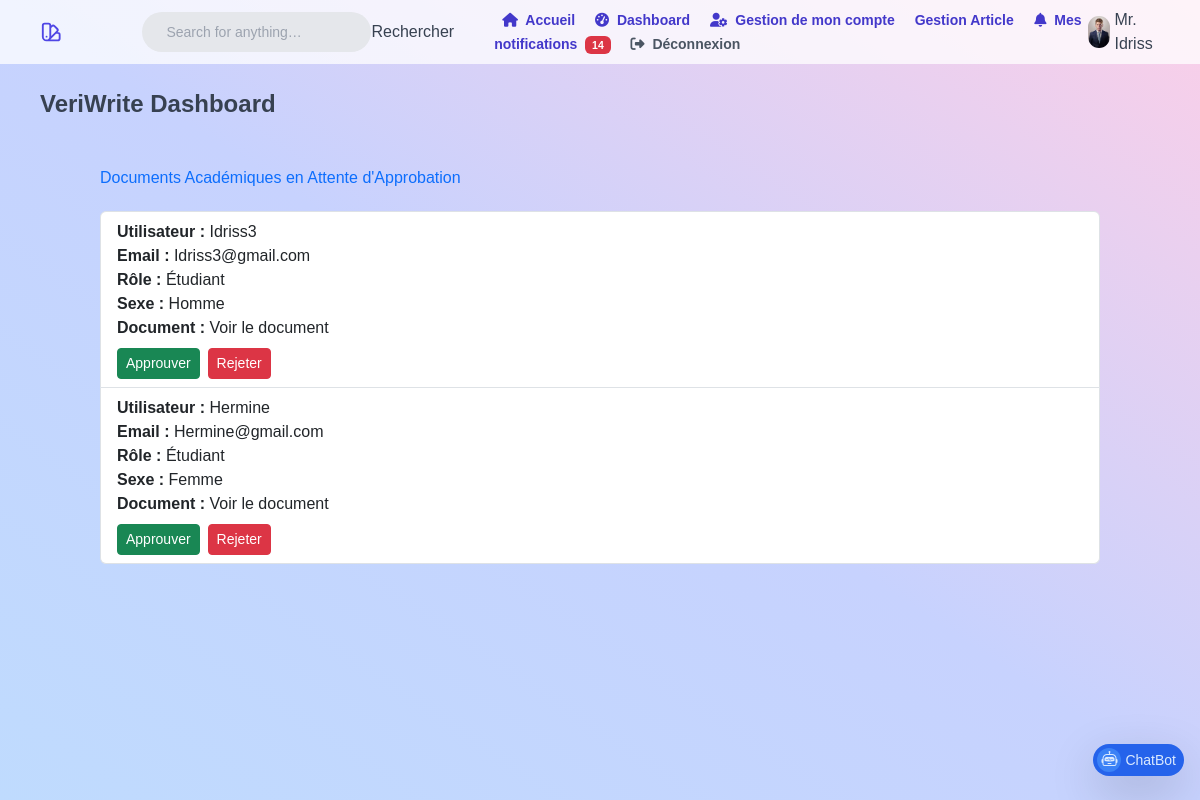
/documents_academiques/ (signed in), run on the app's committed database.
### users/models.py (models this page shows)
class Utilisateur(AbstractUser):
    ROLE_CHOICES = (
        ('etudiant', 'Étudiant'),
        ('auteur_certifie', 'Auteur Certifié'),
        ('editeur', 'Éditeur'),
        ('admin', 'Admin'),
    )
    SEX_CHOICES = [
        ('Homme', 'Homme'),
        ('Femme', 'Femme'),
        ('Autre', 'Autre'),
    ]
    image = models.ImageField(upload_to='images/',  blank=True, null=True)
    role = models.CharField(max_length=20, choices=ROLE_CHOICES)
    sex = models.CharField(max_length=30, choices=SEX_CHOICES, null=True, blank=True)
    email = models.EmailField(unique=True)
    is_approved = models.BooleanField(null=True, default=None)  # null: en cours de vérification
    has_verified_identity = models.BooleanField(default=False)

class DocumentAcademique(models.Model):
    utilisateur = models.ForeignKey(Utilisateur, on_delete=models.CASCADE)
    document = models.FileField(upload_to='documents_academiques/')
    est_approuve = models.BooleanField(null=True, default=None)  # null: en attente, False: rejeté

### users/views.py (the view)
# urls.py: path('documents_academiques/', views.liste_documents_a_approuver, name='liste_documents_a_approuver'),
@login_required
def liste_documents_a_approuver(request):
    if request.user.role == 'admin' or request.user.role == 'editeur':
        documents = DocumentAcademique.objects.filter(est_approuve=None)
        return render(request, 'liste_documents_a_approuver.html', {'documents': documents})
    else:
        return redirect('accueil')

### users/context_processors.py (called while the page is built)
def Notification_non_lue(request):
    if request.user.is_authenticated:
        return {
            'Notification_non_lue': Notification.objects.filter(destinataire=request.user, est_lu=False).count()
        }
    return {}

### users/templates/liste_documents_a_approuver.html (shortened to what this page needs)
{% extends 'index.html' %}
{% load static %}
{% block content %}
<div class="container mt-5">
    <h2 class="text-primary">Documents Académiques en Attente d'Approbation</h2>
    <ul class="list-group mt-4">
        {% for document in documents %}
        <li class="list-group-item d-flex flex-column">
            <div>
                <strong>Utilisateur :</strong> {{ document.utilisateur.username }} <br>
                <strong>Email :</strong> {{ document.utilisateur.email }} <br>
                <strong>Rôle :</strong> {{ document.utilisateur.get_role_display }} <br>
                <strong>Sexe :</strong> {{ document.utilisateur.get_sex_display }} <br>
                <strong>Document :</strong> <a href="{{ document.document.url }}" target="_blank">Voir le document</a> <br>
            </div>
            <div class="d-flex mt-2">
                <form method="post" action="{% url 'approuver_document_academique' document.id %}" class="d-flex">
                    <button type="submit" name="action" value="approuver" class="btn btn-success btn-sm me-2">
                        Approuver
                    </button>
                    <button type="submit" name="action" value="rejeter" class="btn btn-danger btn-sm">
                        Rejeter
                    </button>
                </form>
            </div>
        </li>
        {% empty %}
        <p class="text-warning">Aucun document académique en attente d'approbation.</p>
        {% endfor %}
    </ul>
</div>
{% endblock %}

### templates/index.html (shortened to what this page needs)
<!DOCTYPE html>
{% load static %}
<html lang="en" >
<head>
<link rel="stylesheet" href="https://cdnjs.cloudflare.com/ajax/libs/font-awesome/6.4.0/css/all.min.css"
 />
    <link href="https://cdn.jsdelivr.net/npm/bootstrap@5.3.0/dist/css/bootstrap.min.css" rel="stylesheet"
>
    <link rel="stylesheet" href="https://cdn.jsdelivr.net/npm/bootstrap-icons@1.10.5/font/bootstrap-icons.css">
<link rel='stylesheet' href='https://cdnjs.cloudflare.com/ajax/libs/tailwindcss/2.0.1/tailwind.min.css'><link rel="stylesheet" href="./style.css">
</head>
<body>
<div class="flex flex-col w-screen h-screen overflow-auto text-gray-700 bg-gradient-to-tr from-blue-200 via-indigo-200 to-pink-200">
	<div class="flex items-center flex-shrink-0 w-full h-16 px-10 bg-white bg-opacity-75">
        <form class="flex items-center ml-10" method="GET" action="{% url 'recherche_articles' %}">
		<input class="flex items-center h-10 px-4 ml-10 text-sm bg-gray-200 rounded-full focus:outline-none focus:ring" type="search" name="q" placeholder="Search for anything…">
        <button type="submit">Rechercher</button>
        </form>
		<div class="ml-10">
      <a class="mx-2 text-sm font-semibold text-indigo-700" href="{% url 'acceuil' %}">
        <i class="fas fa-home me-1"></i>
        Accueil
    </a>      {% if user.is_authenticated %}
      <a class="mx-2 text-sm font-semibold text-indigo-700" href="{% url 'dashboard' %}">
        <i class="fas fa-tachometer-alt me-1"></i>
        Dashboard
    </a>
    <a class="mx-2 text-sm font-semibold text-indigo-700" href="{% url 'afficher_mes_informations' %}">
        <i class="fas fa-user-cog me-1"></i>
        Gestion de mon compte
    </a>      {% if user.role == 'admin'  %}
			<a class="mx-2 text-sm font-semibold text-indigo-700" href="{% url 'liste_certifications_a_approuver' %}">certifications</a>
      <a class="mx-2 text-sm font-semibold text-indigo-700" href="{% url 'liste_documents_a_approuver' %}">documents</a>
			<a class="mx-2 text-sm font-semibold text-gray-600 hover:text-indigo-700" href="{% url 'liste_utilisateurs' %}">Gestion Utilisateur</a>
      {% elif user.role == 'editeur'  %}
			<a class="mx-2 text-sm font-semibold text-indigo-700" href="{% url 'liste_articles_en_attente' %}">Gestion Article</a>
      {% endif %}
      <a class="mx-2 text-sm font-semibold text-indigo-700 " href="{% url 'voir_notifications' %}">
        <i class="fas fa-bell me-1"></i>
        Mes notifications
        {% if Notification_non_lue > 0 %}
        <span class="badge bg-danger ms-1">{{ Notification_non_lue }}</span>
    </a>
    {% endif %}
      <a class="mx-2 text-sm font-semibold text-gray-600 hover:text-indigo-700" href="{% url 'deconnexion' %}">
        <i class="fas fa-sign-out-alt me-1"></i>
        Déconnexion
    </a>
          {% endif %}
		</div>
		<button class="flex items-center justify-center w-8 h-8 ml-auto overflow-hidden rounded-full cursor-pointer">
      {% if user.image %}
          <img src="{{ user.image.url }}" alt="{{ user.username }}" class="object-cover w-full h-full">
      {% else %}
          <img src="{% static 'images/default-avatar.jpeg' %}" alt="Default Avatar" class="object-cover w-full h-full">
      {% endif %}
  </button>
  <span> {% if user.sex == 'Homme'%}Mr. {% elif user.sex == 'Femme' %}Mme. {%endif%} {{ user.username }} </span>
	</div>
	<div class="px-10 mt-6">
		<h1 class="text-2xl font-bold">VeriWrite Dashboard</h1>
	</div>
    {% block content %}
    {% endblock %}
</div>
<a class="fixed bottom-0 right-0 flex items-center justify-center h-8 pl-1 pr-2 mb-6 mr-4 text-blue-100 bg-blue-600 rounded-full shadow-lg hover:bg-blue-600" href="{% url 'chatbot' %}">
	<div class="flex items-center justify-center w-6 h-6 bg-blue-500 rounded-full">
        <i class="bi bi-robot"></i>
    </div>
	<span class="ml-1 text-sm leading-none">ChatBot</span>
</a>
</body>
</html>

### static/css/style.css (style rules this page uses)
body { font-family: 'Poppins', sans-serif; color: #0c0c0c; background-color: #ffffff; }
a, a:hover, a:focus { text-decoration: none; }
.btn, .btn:focus { outline: none !important; -webkit-box-shadow: none; box-shadow: none; }

### data on the page
Utilisateur: image (picture), username "Idriss"
DocumentAcademique: utilisateur.username "Idriss3", utilisateur.email "Idriss3@gmail.com", utilisateur.role "Étudiant", utilisateur.sex "Homme"
DocumentAcademique: utilisateur.username "Hermine", utilisateur.email "Hermine@gmail.com", utilisateur.role "Étudiant", utilisateur.sex "Femme"

### other printed values
{{ Notification_non_lue }} "14"
